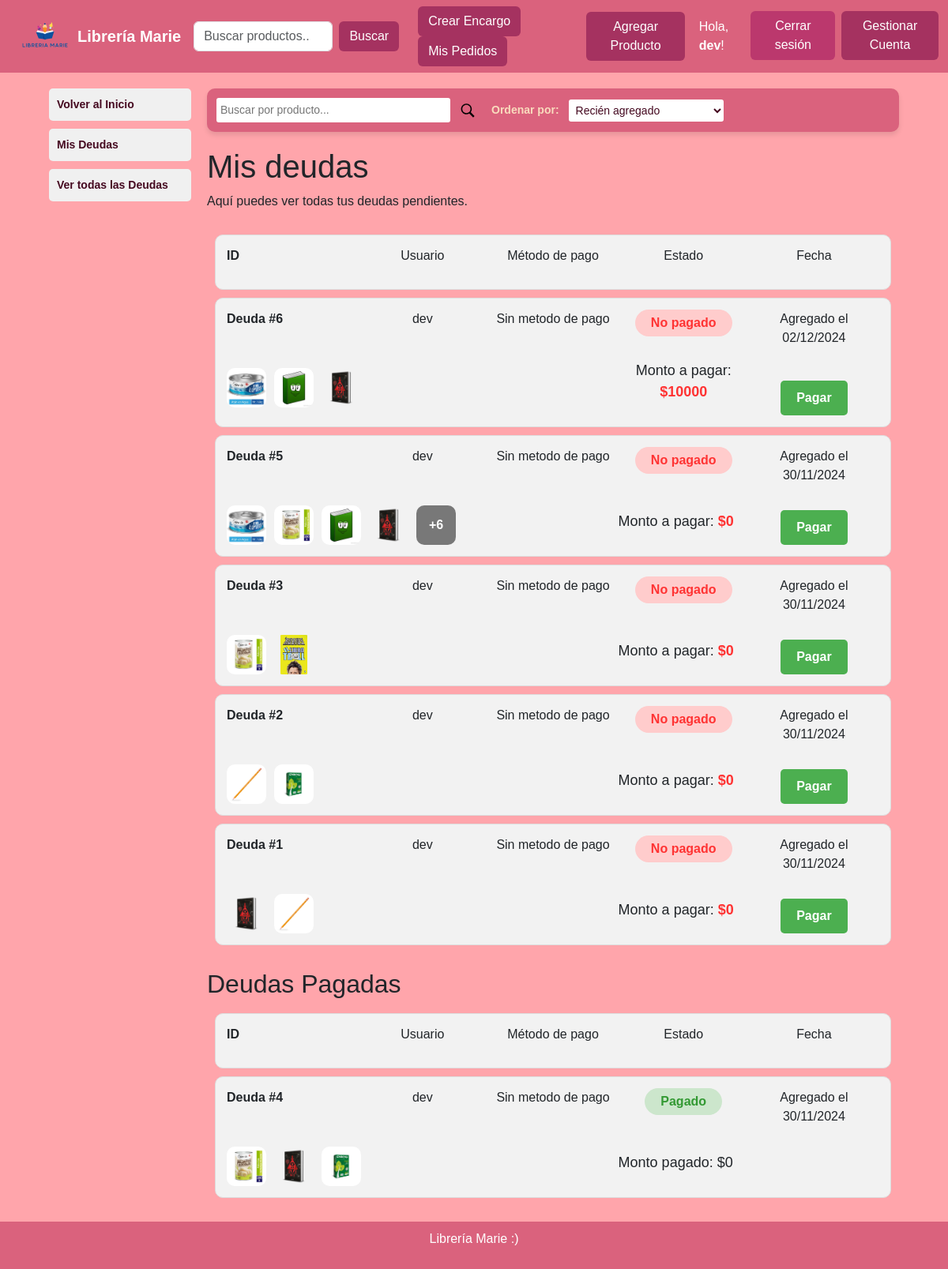
/deudas/ (signed in), run on an earlier commit of the app's database.
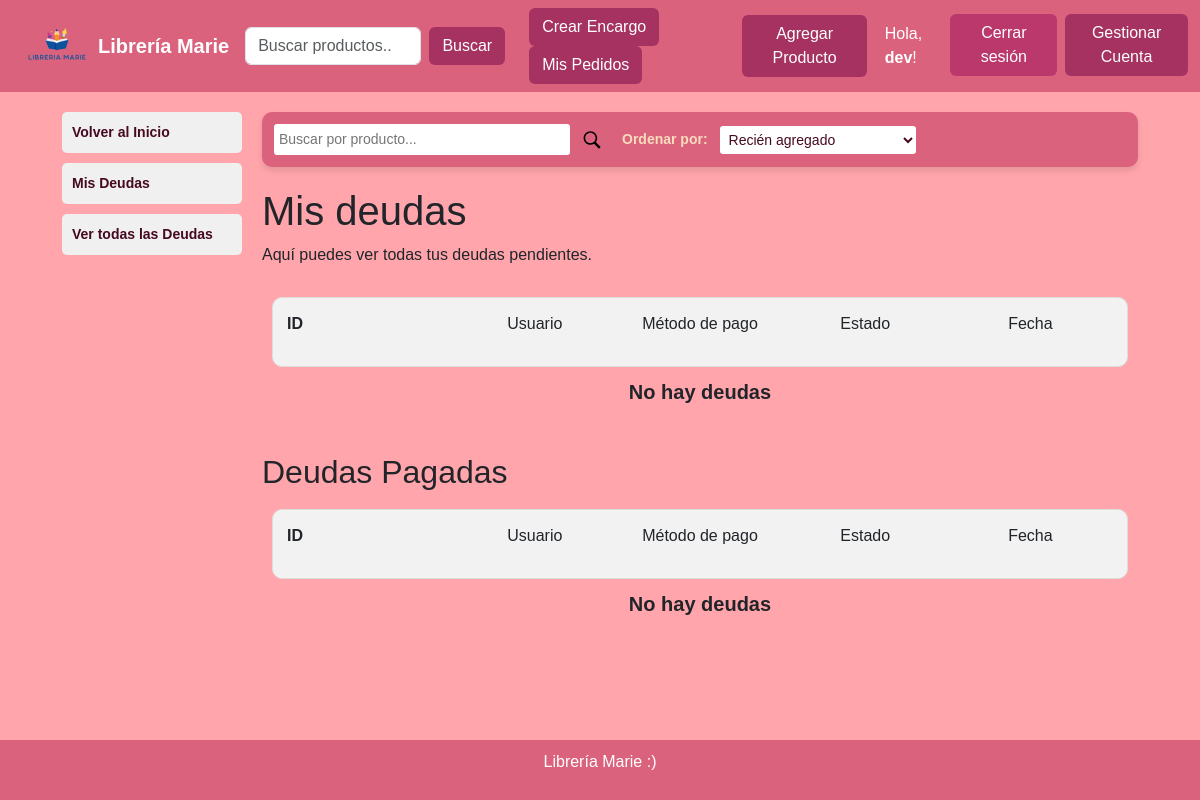
And on a later commit of the database.
### marieweb/models.py (models this page shows, shortened)
class Deuda(models.Model):
    usuario = models.ForeignKey(User, on_delete=models.CASCADE, default=None, blank=False, null=False, related_name='deudas')
    productos = models.ManyToManyField(Producto)
    cantidad_productos = models.JSONField(default=dict)
    monto_total = models.IntegerField(default=0)
    fecha = models.DateTimeField(auto_now_add=True)
    fecha_limite = models.DateTimeField(blank=True, null=True)
    pagado = models.BooleanField(default=False)
    fechaPago = models.DateTimeField(blank=True, null=True)
    metodo_pago = models.CharField(max_length=100, blank=True, null=True)

class Producto(models.Model):
    categoria = models.ForeignKey(Categoria, on_delete=models.CASCADE)
    nombre = models.CharField(max_length=100)
    descripcion = models.TextField(blank=True, null=True)
    precio = models.IntegerField()
    stock = models.PositiveIntegerField()
    imagen = models.ImageField(upload_to='productos/', blank=True, null=True)
    enabled = models.BooleanField(default=True)

### marieweb/views.py (the view)
# urls.py: path('deudas/', views.deudas, name='deudas'),
def deudas(request):
    ruta = request.path.split('/')
    if not request.user.is_authenticated:
        return redirect('inicio')
    if ruta[2] == 'admin':
        if not request.user.is_staff:
            return redirect('deudas')
    busqueda = request.GET.get('q', '')
    ordenarPor = request.GET.get('ordenarPor', 'fecha-agregado')
    if ruta[2] == 'admin':
        deudas = Deuda.objects.all()
    else:
        deudas = request.user.deudas.all()
    if busqueda != '':
        if ruta[2] == 'admin':
            deudas = deudas.filter(usuario__username__icontains=busqueda)
        else:
            deudas = deudas.filter(productos__nombre__icontains=busqueda)
    if ordenarPor == 'fecha-agregado':
        deudas = deudas.order_by('-fecha')
    elif ordenarPor == 'fecha-antiguo':
        deudas = deudas.order_by('fecha')
    elif ordenarPor == 'monto-mayor':
        deudas = deudas.order_by('-monto_total')
    elif ordenarPor == 'monto-menor':
        deudas = deudas.order_by('monto_total')
    if ruta[2] == 'admin':
        titulo = 'Deudas de los usuarios'
        descripcion = 'Aquí puedes ver todas las deudas de los usuarios.'
    else:
        titulo = 'Mis deudas'
        descripcion = 'Aquí puedes ver todas tus deudas pendientes.'
    return render(request, 'deudas.html', {
        'username': request.user.username,
        'is_admin': request.user.is_staff,
        'mostrarAdmin': ruta[2] == 'admin',
        'mostrar_filtro': True,
        'deudas': deudas,
        'busqueda': busqueda,
        'ordenarPor': ordenarPor,
        'titulo': titulo,
        'descripcion': descripcion
    })

### marieweb/templates/deudas.html (shortened to what this page needs)
{% extends 'base.html' %}
{% load static %}
{% block head %}
    <link rel="stylesheet" href="{% static '/css/deudas.css' %}">
{% endblock head%}
{% block content %}
<header>
    {% include 'components/navbar.html' %}
</header>
<div class="container">
    <div class="sidebar">
        <div class="sidebar-items">
            <a href="{% url 'inicio' %}">
                <div class="sidebar-item">Volver al Inicio</div>
            </a>
            <a href="{% url 'deudas' %}">
                <div class="sidebar-item">Mis Deudas</div>
            </a>
            {% if is_admin %}
            <a href="{% url 'deudas_admin' %}">
                <div class="sidebar-item">Ver todas las Deudas</div>
            </a>
            {% endif %}
        </div>
    </div>
    <main class="content-deudas">
        {% if mostrar_filtro %}
        <form method="get" class="sort-section">
            <input type="text" name="q" value="{{ busqueda|default:'' }}" placeholder="{% if mostrarAdmin %}Buscar por nombre de usuario...{% else %}Buscar por producto...{% endif %}">
            <button type="submit" class="btn_buscar-deudas">
            </button>
            <label for="ordenarPor">Ordenar por:</label>
            <select id="ordenarPor" name="ordenarPor" onchange="this.form.submit()">
                <option value="fecha-agregado" {% if ordenarPor == 'fecha-agregado' %}selected{% endif %}>Recién agregado</option>
            </select>
        </form>
        {% endif %}
        <h1>{{ titulo }}</h1>
        <p style="margin-bottom: 20px;">{{ descripcion }}</p>
        {% if deuda %}
            {% include 'components/deuda-view.html' %}
        {% else %}
            {% include 'components/deudas-grid.html' with pagado=False%}
            <h2 style="margin-top: 20px;">Deudas Pagadas</h2>
            {% include 'components/deudas-grid.html' with pagado=True%}
        {% endif %}
    </main>
</div>
{% endblock content %}

### marieweb/templates/components/deudas-grid.html (shortened to what this page needs)
<section class="grid-deudas">
    <div class="deuda-card">
        <p style="grid-area: id; font-weight: bold; font-size: 16px; justify-self: left;">ID</p>
        <p style="grid-area: usuario;">Usuario</p>
        <p style="grid-area: metodo-pago;">Método de pago</p>
        <p style="grid-area: etiqueta;">Estado</p>
        <p style="grid-area: fecha;">Fecha</p>
    </div>
    {% if deudas|length == 0 %}
    <p style="grid-column: 1 / -1; text-align: center; font-size: 20px; font-weight: bold;">No hay deudas</p>
    {% endif %}
    {% for deuda in deudas %}
    {% if pagado == deuda.pagado %}
    <div class="deuda-card">
        <p style="grid-area: id; font-weight: bold; font-size: 16px; justify-self: left;">Deuda #{{ deuda.pk }}</p>
        <p style="grid-area: usuario;">{{ deuda.usuario.username }}</p>
        <p style="grid-area: metodo-pago;">{% if deuda.metodo_pago %}{{ deuda.metodo_pago }}{% else %}Sin metodo de pago{% endif %}</p>
        {% if deuda.pagado %}
        <div class="etiqueta etiqueta-pagado">
            <label>Pagado</label>
        </div>
        {% else %}
        <div class="etiqueta etiqueta-nopagado">
            <label>No pagado</label>
        </div>
        {% endif %}
        <p style="grid-area: fecha;">Agregado el {{ deuda.fecha|date:"d/m/Y" }}</p>
        <div class="imagenes">
            {% for producto in deuda.productos.all|slice:":4" %}
            <img src="{{ producto.imagen.url }}" alt="{{ producto.nombre }}">
            {% endfor %}
            {% if deuda.productos.all|length > 4 %}
            <div class="masproductos">
                <label>+{{ deuda.productos.all|length|add:"-4" }}</label>
            </div>
            {% endif %}
        </div>
        {% if deuda.pagado %}
        <p class="monto">Monto pagado: <label>${{ deuda.monto_total }}</label></p>
        {% else %}
        <p class="monto">Monto a pagar: <label style="color: #ff3333; font-weight: bold;">${{ deuda.monto_total }}</label></p>
        <button onclick="location.href='ver/{{ deuda.pk }}'">Pagar</button>
        {% endif %}
    </div>
    {% endif %}
    {% endfor %}
</section>

What changed in the data, as far as the page shows it:
removed Deuda: pk "6", usuario.username "dev", shows "Sin metodo de pago", pagado "No pagado", fecha "02/12/2024", monto_total "10000"
no longer on this page (row unchanged): Producto: imagen (picture)
no longer on this page (row unchanged): Producto: imagen (picture)
no longer on this page (row unchanged): Producto: imagen (picture)
removed Deuda: pk "5", usuario.username "dev", shows "Sin metodo de pago", pagado "No pagado", fecha "30/11/2024", productos.all|length "6", monto_total "0"
no longer on this page (row unchanged): Producto: imagen (picture)
removed Deuda: pk "3", usuario.username "dev", shows "Sin metodo de pago", pagado "No pagado", fecha "30/11/2024", monto_total "0"
no longer on this page (row unchanged): Producto: imagen (picture), shown under "3"
removed Deuda: pk "2", usuario.username "dev", shows "Sin metodo de pago", pagado "No pagado", fecha "30/11/2024", monto_total "0"
no longer on this page (row unchanged): Producto: imagen (picture)
no longer on this page (row unchanged): Producto: imagen (picture)
removed Deuda: pk "1", usuario.username "dev", shows "Sin metodo de pago", pagado "No pagado", fecha "30/11/2024", monto_total "0"
removed Deuda: pk "4", usuario.username "dev", shows "Sin metodo de pago", pagado "Pagado", fecha "30/11/2024", monto_total "0"
Also different on the page:
text now shown: "No hay deudas No hay deudas"
